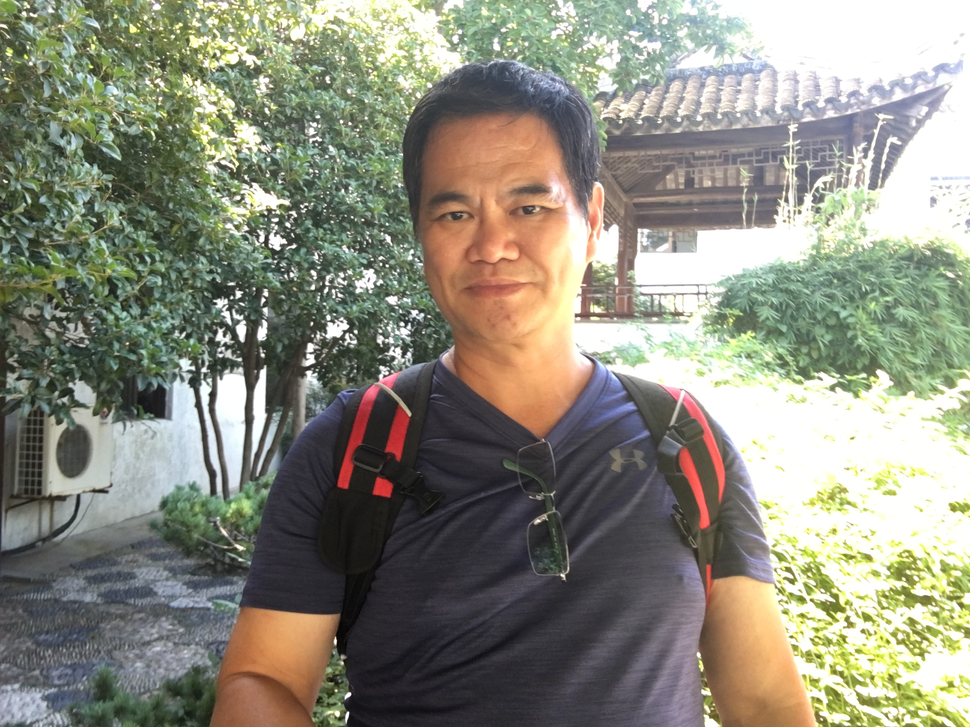
#> input picture Mung.png, 970 x 727 px, shrunk from 2576 x 1932 before the run
$ python face_detection.py
#> lines starting #> are read from the running program, lines starting #| are printed output that depends on the picture; after the words box and inside, x2 and y2 are one past the last pixel; in counts of white or black regions, pixels touching at a corner belong together
import cv2

# Load some pre-trained data on face frontal for opencv (haar cascade algorithm)
# https://github.com/opencv/opencv
face_cascade = cv2.CascadeClassifier('haarcascade_frontalface_default.xml')
eye_cascade = cv2.CascadeClassifier('haarcascade_eye.xml')

# Choose an image to detect face in
img = cv2.imread('Mung.png')
#> img is the input picture: shape (727, 970, 3); mean B, G, R 125.5, 140.1, 140.4

# Must convert to grayscale
gray = cv2.cvtColor(img, cv2.COLOR_BGR2GRAY)
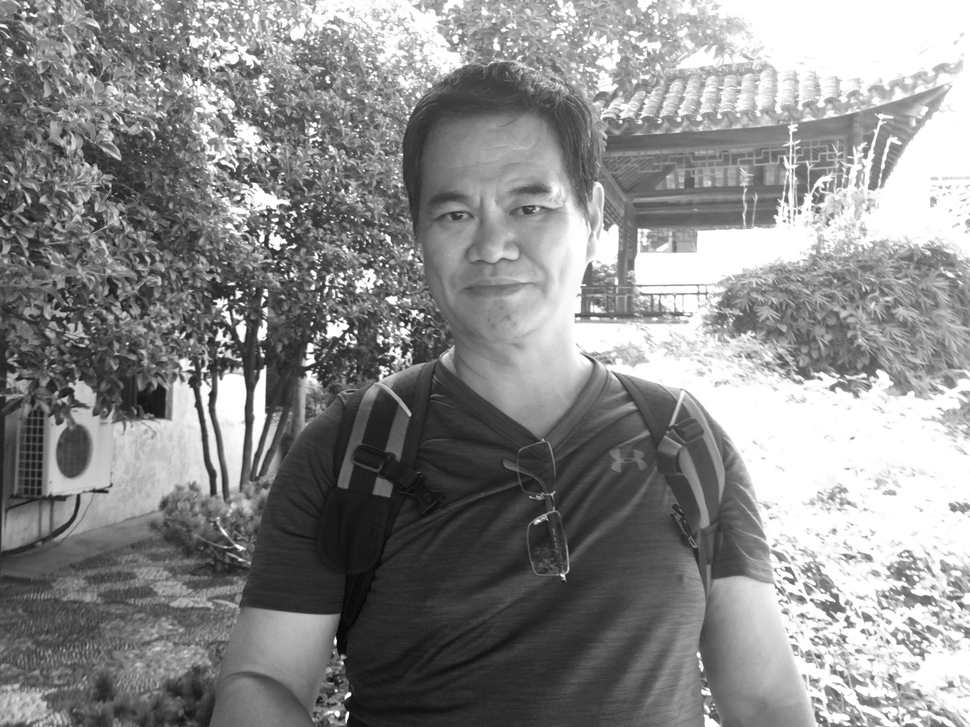
#> gray: shape (727, 970); min 1, max 255, mean 138.5
# cv2.imshow('Clever Programmer Face Detector', gray)

# Detect faces
faces = face_cascade.detectMultiScale(gray, 1.3, 5)
#> faces = [[399, 145, 187, 187]]
# print(face_coordinates)

# (x, y, w, h) = faces[0]
# cv2.rectangle(img, (x,y), (x+w, y+h), (255, 0, 0), 2)

for(x, y, w, h) in faces:
  cv2.rectangle(img, (x,y), (x+w, y+h), (255, 0, 0), 2)
  roi_gray = gray[y:y+h, x:x+w]
  roi_color = img[y:y+h, x:x+w]
  eyes = eye_cascade.detectMultiScale(roi_gray)
  for(ex, ey, ew, eh) in eyes:
     cv2.rectangle(roi_color, (ex, ey), (ex+ew, ey+eh), (0, 255, 0), 2)
#> this loop made 1 pass
#> (x, y, w, h, eyes) on pass 1: (399, 145, 187, 187, [[105, 42, 47, 47], [37, 53, 37, 37], [55, 130, 34, 34]])
#> pass 1, `roi_gray = gray[y:y+h, x:x+w]`:
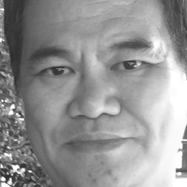
#> roi_gray: shape (187, 187); min 42, max 255, mean 148
#> pass 1, `roi_color = img[y:y+h, x:x+w]`:
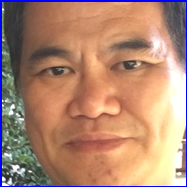
#> roi_color: shape (187, 187, 3); mean B, G, R 114.1, 134.8, 175.4
#> after the loop:
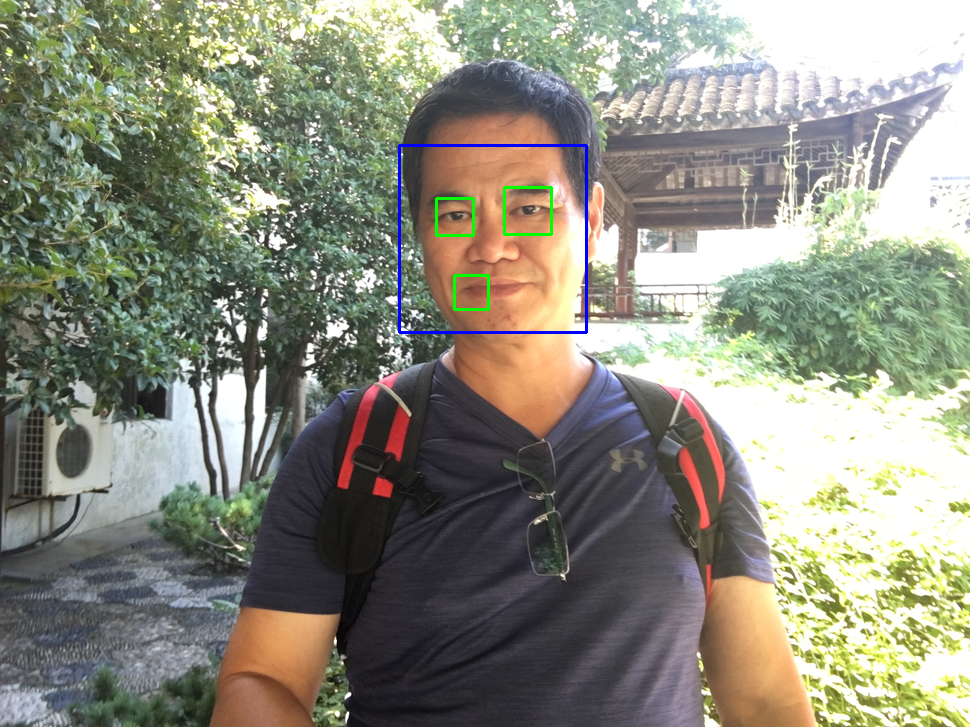
#> img: shape (727, 970, 3); 0.52% of pixels changed, all inside (x1, y1, x2, y2) = (398, 144, 588, 334)
#> after the loop:
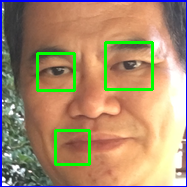
#> roi_color: shape (187, 187, 3); 4.01% of pixels changed, all inside (x1, y1, x2, y2) = (36, 41, 154, 166)

cv2.imshow('img', img)
cv2.waitKey(0)
cv2.destroyAllWindows()
